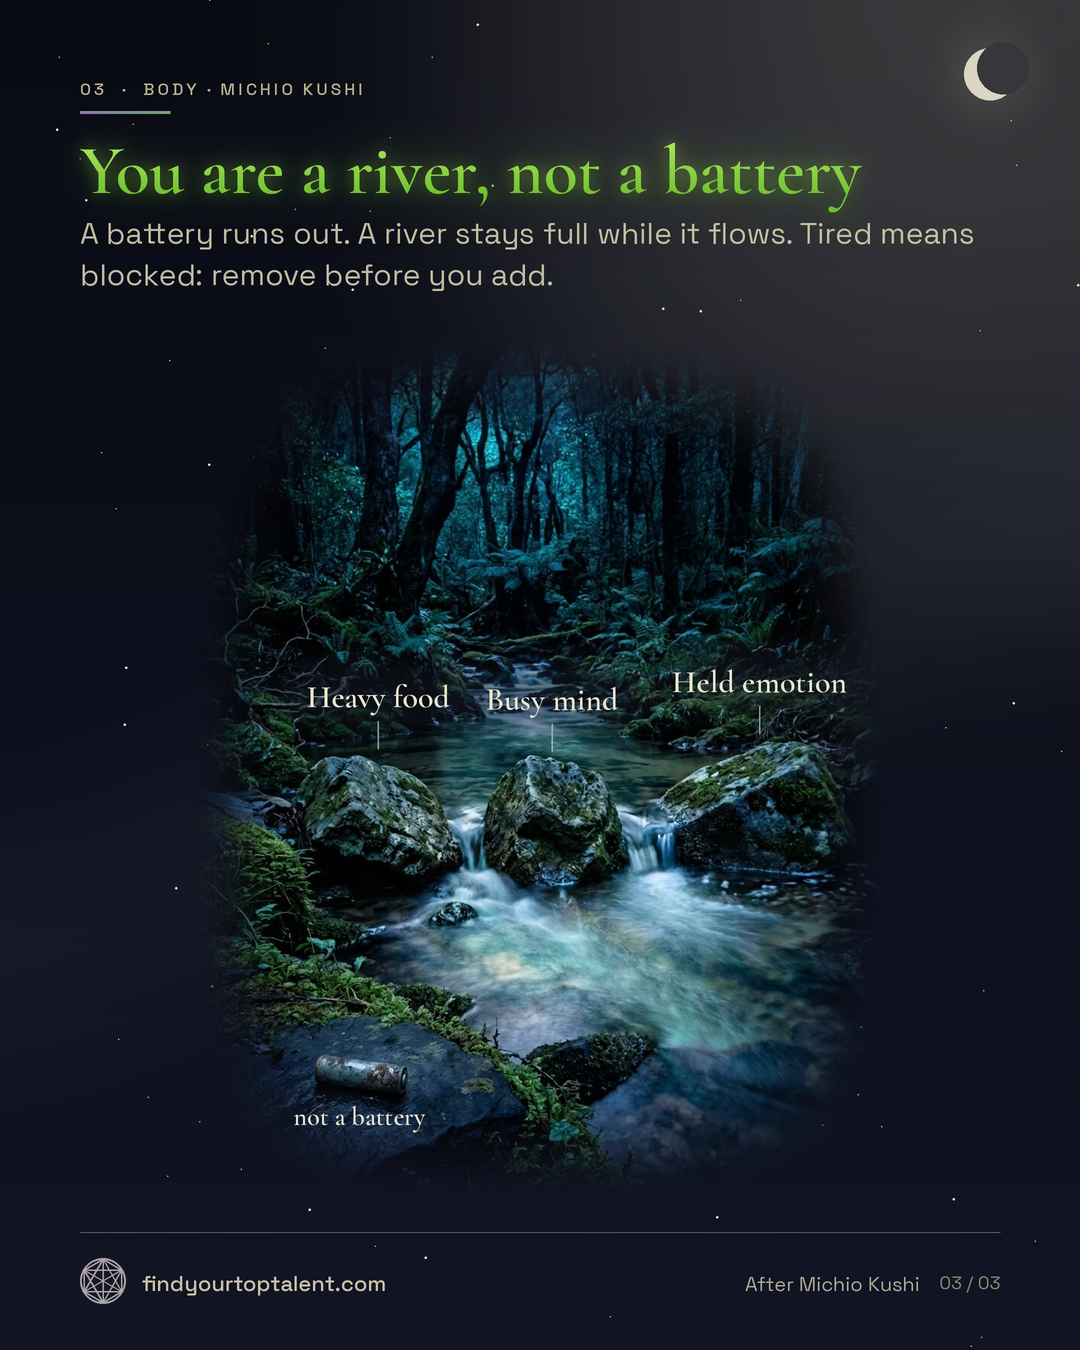

Reproduce this figure in Python.
"""B03 · You are a river, not a battery. All text comes from B03.card.yaml (labels are in spec.text; lint counts them apart).

Figure: the full-colour photo (photos/B03-river.jpg), never recoloured. Tags sit on the three rocks in the stream
(Heavy food, Busy mind, Held emotion); a small tag marks the battery at lower left.
"""
import math
import os

import numpy as np
from PIL import Image, ImageDraw, ImageFilter

from kit import vocab as K

HERE = os.path.dirname(os.path.abspath(__file__))
S = K.S
PW, PH = 928, 1152               # photo size (px)


def attribution(c, s):
    """The 'After ...' line in the footer row (footer text is outside the prose word count)."""
    draw_footer = c.footer

    def footer():
        draw_footer()
        c._role = "footer"
        c.rtext(920, 1258 + 13, s, "sans", 20, K.MOON, 200, maxw=520)
        c._role = "body"
    c.footer = footer


def place_photo(c, path, anchor, at, scale, p=2.0, fade=(0.80, 1.0)):
    """Full-colour photo into the card background (under the glow and the drawing layer): `anchor` (source px) lands on `at`
    (card px) at `scale`. Only a soft radial fade of its edges into the card background; no tint, no recolour."""
    im = Image.open(path).convert("RGB")
    w, h = max(1, round(im.size[0] * scale * S)), max(1, round(im.size[1] * scale * S))
    im = im.resize((w, h), Image.LANCZOS)
    u = (np.arange(w)[None, :] - w / 2) / (w / 2)
    v = (np.arange(h)[:, None] - h / 2) / (h / 2)
    d = (np.abs(u) ** p + np.abs(v) ** p) ** (1 / p)
    t = np.clip((fade[1] - d) / (fade[1] - fade[0]), 0, 1)
    a = (t * t * (3 - 2 * t) * 255).astype("uint8")
    rgba = im.convert("RGBA")
    rgba.putalpha(Image.fromarray(a, "L"))
    layer = Image.new("RGBA", c.im.size, (0, 0, 0, 0))
    layer.alpha_composite(rgba, (round((at[0] - anchor[0] * scale) * S), round((at[1] - anchor[1] * scale) * S)))
    c.im = Image.alpha_composite(c.im, layer)



def scrim(c, cx, cy, w, h, a=150):
    """A soft dark pad under a tag so it reads over a busy photo (the photo itself is not touched)."""
    m = Image.new("L", c.im.size, 0)
    ImageDraw.Draw(m).ellipse([(cx - w / 2) * S, (cy - h / 2) * S, (cx + w / 2) * S, (cy + h / 2) * S], fill=a)
    m = m.filter(ImageFilter.GaussianBlur(16 * S))
    pad = Image.new("RGBA", c.im.size, K.DARK + (255,))
    pad.putalpha(m)
    c.im = Image.alpha_composite(c.im, pad)


def figure(c, t, p=4.0, fade=(0.74, 1.0)):
    """Photo at full figure height, centred; returns the source-px -> card-px mapping."""
    top, bot = c.body_top, 1206
    scale = (bot - top) / PH
    place_photo(c, os.path.join(HERE, t["photo"]), (PW / 2, 0), (540, top), scale, p=p, fade=fade)
    return lambda sx, sy: (540 + (sx - PW / 2) * scale, top + sy * scale)


def build(spec):
    t = spec.text
    c = K.card(spec)
    attribution(c, t["attribution"])
    c._center = lambda: None          # the photo is placed absolutely; no vertical re-centring of the tags against it
    at = figure(c, t)
    rocks = [(250, 555), (480, 558), (755, 535)]   # top of each rock in the photo (px)
    with c.labels():
        for (sx, sy), label in zip(rocks, t["stones"]):
            x, y = at(sx, sy)
            scrim(c, x, y - 60, 210, 70)
            K.tag(c, x, y - 78, label, align="center", tsize=32, maxw=220)
            c.ln([(x, y - 34), (x, y - 6)], K.SILVER, 170, 1.8)
        x, y = at(225, 1012)
        K.tag(c, x, y, t["battery"], align="center", tsize=26, maxw=240)
    return c
